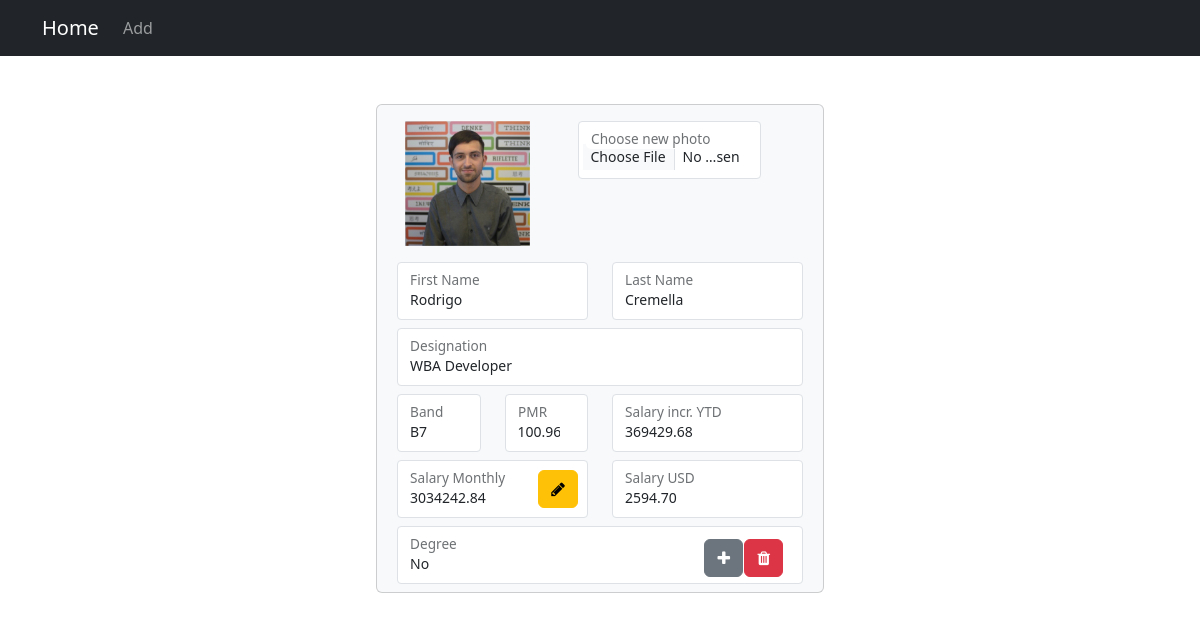
The app's page /employee/6 with its own data.
### employees/models.py (models this page shows, shortened)
class Employee(models.Model):
	first_name = models.CharField(max_length=100)
	last_name = models.CharField(max_length=100)
	designation = models.CharField(max_length=100)
	photo = models.ImageField(upload_to='images', blank=True)
	band = models.CharField(max_length=2)
	pmr = models.DecimalField(max_digits=5, decimal_places=2)
	salary_increase_ytd = models.DecimalField(max_digits=10, decimal_places=2)
	salary_monthly = models.DecimalField(max_digits=10, decimal_places=2)
	salary_usd = models.DecimalField(max_digits=10, decimal_places=2)
	title = models.CharField(max_length=100)

### employees/views.py (the view, shortened to what this page needs)
# urls.py: path('employee/<int:pk>', views.employeeDetails, name='employeeDetails'),
def employeeDetails(request, pk):
	employee = get_object_or_404(Employee, pk=pk)
	if request.method == "GET":
		context = {
			'employee': employee
		}
		return render(request, 'employeedetails.html', context)

### templates/employeedetails.html (shortened to what this page needs)
{% extends 'base.html' %}
{% block content %}
        <div class="card text-dark bg-light mb-3 mx-auto" style="max-width: 28rem;">
        <form method="POST" enctype="multipart/form-data">
            <div class="row m-3">
                <div class="col-5">
                    <div class="form-floating">
                    {% if employee.photo %}
                    <img  src="{{ employee.photo.url }}" height="125" width="125">
                    {% endif %}
                    </div>
                </div>
                <div class="col-6">
                    <div class="form-floating">
                    <input type="file"  class="form-control form-control-sm" name="photo" accept="image/*" id="photo">
                    <label for="photo">Choose new photo</label>
                </div>
                </div>
            </div>
            <div class="row m-2">
                <div class="col-sm-6">
                    <div class="form-floating">
                        <input type="text" name="first_name" class="form-control form-control-sm" id="first_name" value ="{{ employee.first_name }}" required>
                        <label for="first_name">First Name</label>
                    </div>
                </div>
                <div class="col-sm-6">
                    <div class="form-floating">
                    <input type="text" name="last_name" class="form-control form-control-sm" id="last_name"
                    value ="{{ employee.last_name }}" required>
                    <label for="last_name">Last Name</label>
                </div>
                </div>
            </div>
            <div class="row m-2">
            <div class="col-12">
                <div class="form-floating">
                <input type="text" name="designation" class="form-control form-control-sm" id="designation"
                value ="{{ employee.designation }}" required>
                <label for="designation">Designation</label>
                </div>
            </div>
            </div>
            <div class="row m-2">
            <div class="col-sm-3">
            <div class="form-floating">
                <input type="text" name="band" class="form-control form-control-sm" id="band" maxlength="2"
                value ="{{ employee.band }}" required>
                <label for="band">Band</label>
            </div>
            </div>
            <div class="col-sm-3">
                <div class="form-floating">
                <input type="number" name="pmr" class="form-control form-control-sm" id="pmr" value="{{ employee.pmr }}" step="0.01" readonly>
                <label for="pmr">PMR</label>
            </div>
            </div>
            <div class="col-sm-6">
                <div class="form-floating">
                <input type="number" name="salary_increase_ytd" class="form-control form-control-sm" id="salary_increase_ytd" value="{{ employee.salary_increase_ytd }}" step="0.01" readonly>
                <label for="salary_increase_ytd">Salary incr. YTD</label>
                </div>
            </div>
            </div>
            <div class="row m-2">
            <div class="col-sm-6">
            <div class="form-floating">
            <input type="number" name="salary_monthly" class="form-control form-control-sm" id="salary_monthly" value="{{ employee.salary_monthly }}" step="0.01" readonly>
            <label for="salary_monthly">Salary Monthly</label>
             <span style="position: absolute; float: right; bottom: 10px; right: 10px;">
                <a href="{% url 'salaryIncrease' employee.id %}" class="btn btn-warning" ><i class="fa fa-pencil"></i></a>
            </span>
            </div>
            </div>
            <div class="col-sm-6">
            <div class="form-floating">
                <input type="number" name="salary_usd" class="form-control form-control-sm" id="salary_usd" value="{{ employee.salary_usd}}" step="0.01" readonly>
                <label for="salary_usd">Salary USD</label>
            </div>
            </div>
            </div>
            <div class="row m-2">
            <div class="col-sm-12">
            <div class="form-floating">
                <input type="text" name="title" class="form-control form-control-sm" id="title" value ="{{ employee.title }}" required>
                <label for="title">Degree</label>
            </div>
            <span style="position: absolute; float: right; bottom: 15px; right: 80px;">
                <button type="submit" class="btn btn-secondary" ><i class="fa fa-plus"></i></button>
            </span>
            <span style="position: absolute; float: right; bottom: 15px; right: 40px;">
                <a role="button" class="btn btn-danger" href="{% url 'employeeDelete' employee.id %}"><i class="fa fa-trash"></i></a>
            </span>
            </div>
            </div>
        </form>
        </div>
{% endblock%}

### employees/static/css/style.css (style rules this page uses)
input[type='text'] { box-sizing: border-box; }
input[type='number'] { box-sizing: border-box; }

### records on screen
Employee: photo (picture), first_name "Rodrigo", last_name "Cremella", designation "WBA Developer", band "B7", pmr "100.96", salary_increase_ytd "369429.68", salary_monthly "3034242.84", salary_usd "2594.70", title "No"
